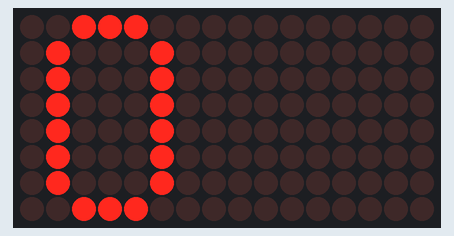
A sketch run on a simulated Arduino Uno, built with avr-gcc and run on an emulated ATmega328P. On the bench: 16×8 LED matrix.

Above: at 0.1 s.
At 1.1 s:
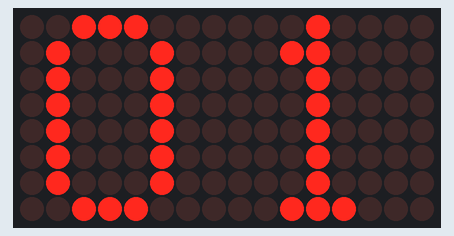

The sketch:

ejemplo2.ino
```cpp
#include "LedControl.h"     // incluye libreria LedControl

LedControl lc=LedControl(11,13,10,2); // crea objeto

#define demora 1000     // constante demora con valor de 1000

byte cero[8]= {       // array que contiene todos los elementos de las
  B00111000,        // filas necesarias por mostrar el digito cero
  B01000100,
  B01000100,
  B01000100,
  B01000100,
  B01000100,
  B01000100,
  B00111000
};

byte uno[8]= {        // array que contiene todos los elementos de las
  B00010000,        // filas necesarias por mostrar el digito uno
  B00110000,
  B00010000,
  B00010000,
  B00010000,
  B00010000,
  B00010000,
  B00111000
};


void setup() {
  lc.shutdown(0,false);     // enciende la matriz
  lc.setIntensity(0,4);     // establece brillo
  lc.clearDisplay(0);     // blanquea matriz
  lc.shutdown(1,false);     // enciende la matriz
  lc.setIntensity(1,4);     // establece brillo
  lc.clearDisplay(1);     // blanquea matriz
}

void loop(){
  mostrar_0();        // llama funcion mostrar_0
  delay(demora);      // demora
  mostrar_1();        // llama funcion mostrar_1
  delay(demora);      // demora
}

void mostrar_0(){     // funcion mostrar_0
  for (int i = 0; i < 8; i++)     // bucle itera 8 veces por el array
  {
    lc.setRow(0,i,cero[i]);   // establece fila con valor de array cero en misma posicion
  }
}

void mostrar_1(){      // funcion mostrar_1
  for (int i = 0; i < 8; i++)     // bucle itera 8 veces por el array
  {
    lc.setRow(1,i,uno[i]);    // establece fila con valor de array uno en misma posicion
  }
}
```
